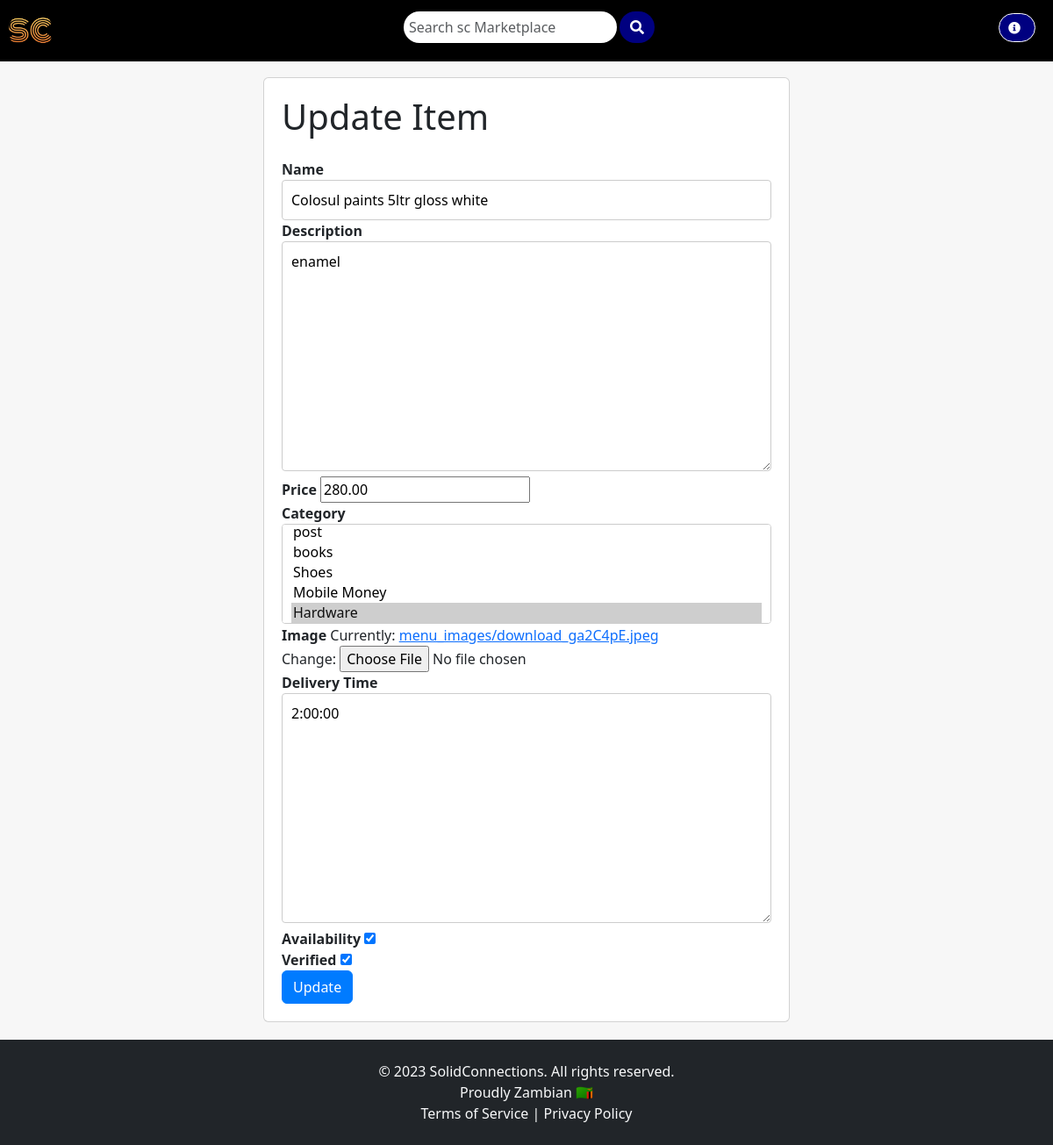
/deliver/update_item/82/, run on an earlier commit of the app's database.
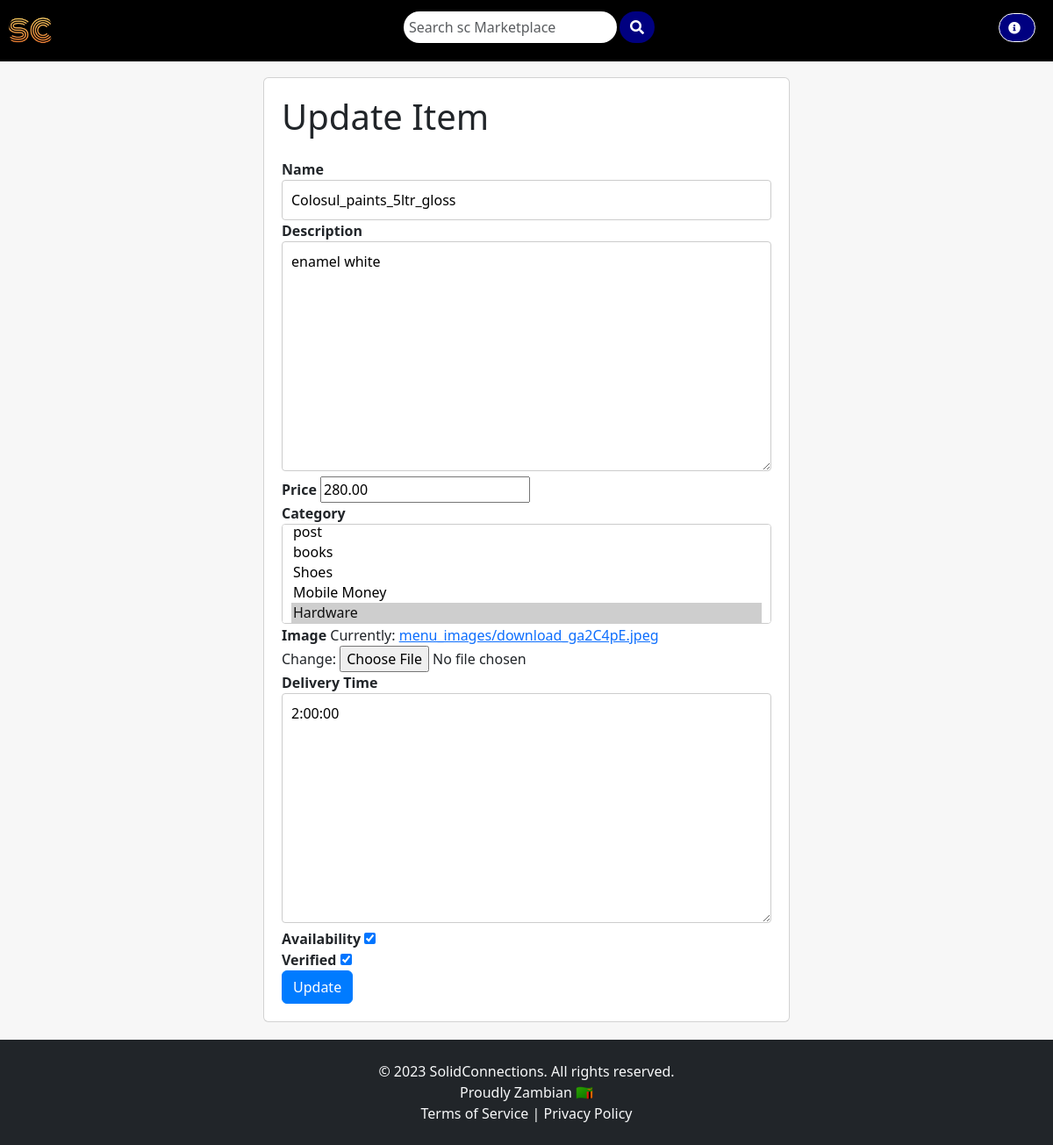
And on a later commit of the database.
### customer/models.py (models this page shows, shortened)
class MenuItem(models.Model):
    name = models.CharField(max_length=100)
    description = models.TextField()
    DeliveredTime = models.TextField(default=default_delivered_time)
    image = models.ImageField(upload_to='menu_images/')
    price = models.DecimalField(max_digits=10, decimal_places=2)
    category = models.ManyToManyField('Category', related_name='items')
    availability = models.BooleanField(default=True)
    is_verified = models.BooleanField(default=False)  # New field for verified items

### deliver/views.py (the view)
# urls.py: path('update_item/<int:item_id>/', update_item, name='update_item'),
def update_item(request, item_id):
    item = get_object_or_404(MenuItem, pk=item_id)
    if request.method == 'POST':
        form = MenuItemForm(request.POST, request.FILES, instance=item)
        if form.is_valid():
            form.save()
            return redirect('deliver:menu_dashboard')
    else:
        form = MenuItemForm(instance=item)
    return render(request, 'deliver/update_item.html', {'form': form, 'item': item})

### deliver/forms.py
class MenuItemForm(forms.ModelForm):
    class Meta:
        model = MenuItem
        fields = '__all__'

### customer/models.py (called while the page is built)
    def __str__(self):
        return self.name

### templates/deliver/update_item.html (shortened to what this page needs)
{% extends 'base.html' %}
{% block content %}
    <div class="card">
        <h1 class="mb-4">Update Item</h1>
        <form method="POST" enctype="multipart/form-data">
            <div class="form-group">
                <label for="id_name">Name</label>
                {{ form.name }}
            </div>
            <div class="form-group">
                <label for="id_description">Description</label>
                {{ form.description }}
            </div>
            <div class="form-group">
                <label for="id_price">Price</label>
                {{ form.price }}
            </div>
            <div class="form-group">
                <label for="id_category">Category</label>
                {{ form.category }}
            </div>
            <div class="form-group">
                <label for="id_image">Image</label>
                {{ form.image }}
            </div>
            <div class="form-group">
                <label for="id_DeliveredTime">Delivery Time</label>
                {{ form.DeliveredTime }}
            </div>
            <div class="form-group">
                <label for="id_availability">Availability</label>
                {{ form.availability }}
            </div>
            <div class="form-group">
                <label for="id_is_verified">Verified</label>
                {{ form.is_verified }}
            </div>
            <button type="submit" class="btn btn-primary">Update</button>
        </form>
    </div>
{% endblock %}

What changed in the data, as far as the page shows it:
changed MenuItem: name "Colosul paints 5ltr gloss white" → "Colosul_paints_5ltr_gloss"; description "enamel" → "enamel white"
